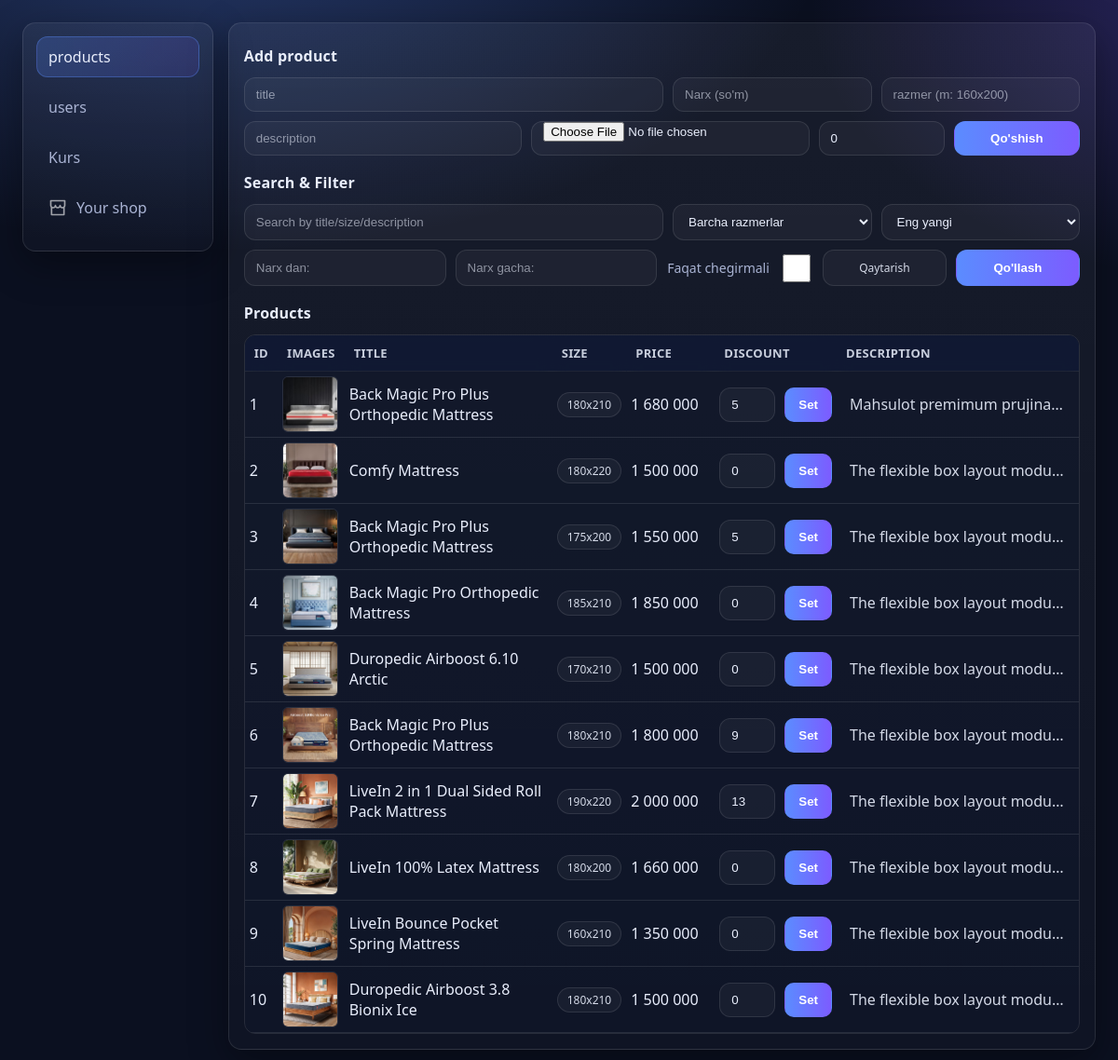
/admin/products, run on an earlier commit of the app's database.
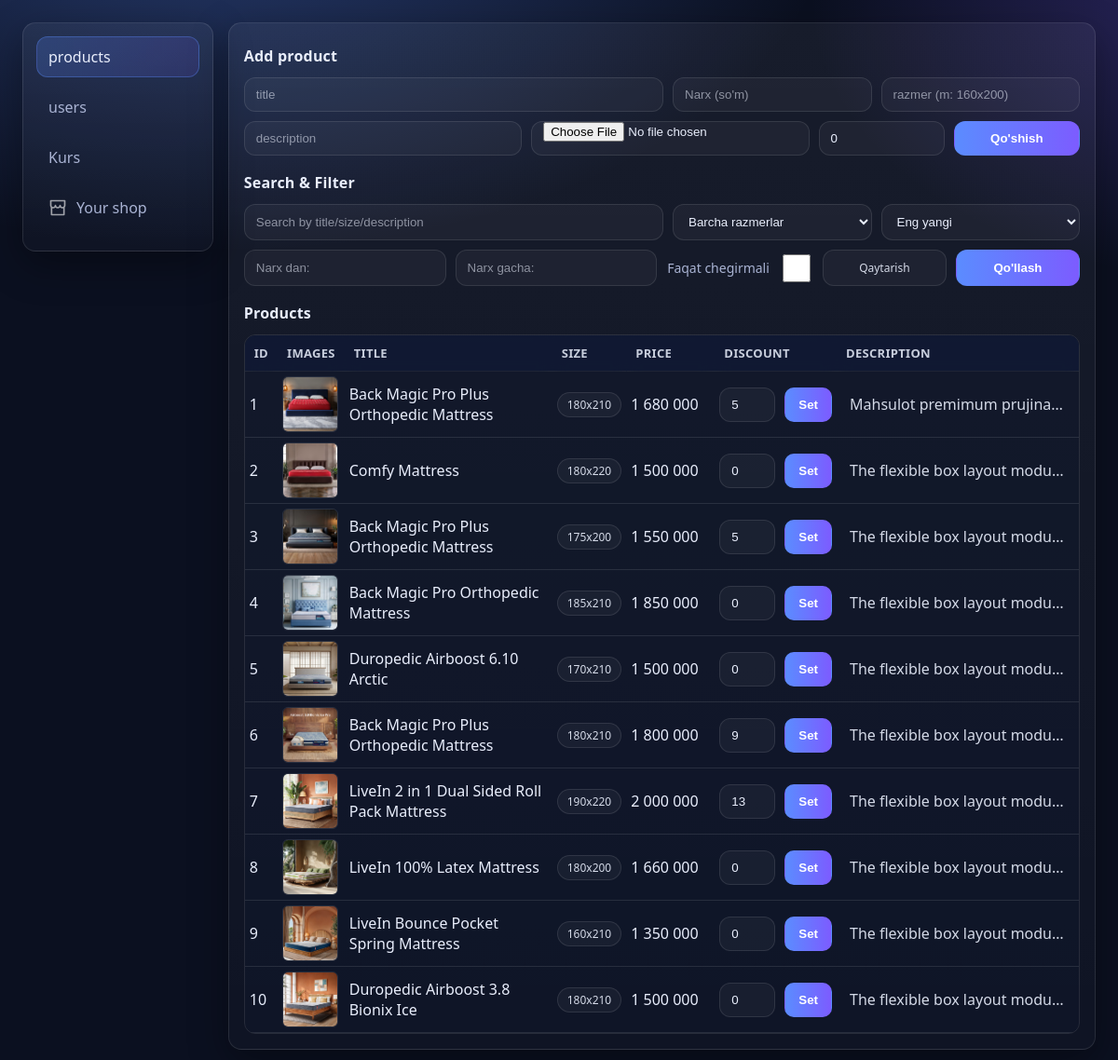
And on a later commit of the database.
### app/models/product.py (models this page shows, shortened)
class Product(db.Model):
    __tablename__ = 'products'
    id = db.Column(db.Integer, primary_key=True)
    title = db.Column(db.String(120), nullable=False)
    price = db.Column(db.Integer, nullable=False, default=0)
    size = db.Column(db.String(20), nullable=False)
    description = db.Column(db.Text, nullable=False)
    image = db.Column(db.String(255))
    discount_percent = db.Column(db.Integer, default=0)
    created_by = db.Column(db.Integer, db.ForeignKey('users.id'))
    created_at = db.Column(db.DateTime, default=datetime.now)
    @hybrid_property
    def final_price(self):
        d = self.discount_percent or 0
        return int(self.price * (100 - d) / 100)

### app/routes/admin.py (the view, shortened to what this page needs)
@admin_bp.route("/products", methods=["GET"])
def products():
    q = (request.args.get("q") or "").strip()
    size = (request.args.get("size") or "").strip()
    discount = request.args.get("discount")  # "1" bo'ladi
    min_price = request.args.get("min_price")
    max_price = request.args.get("max_price")
    sort = request.args.get("sort") or "new"
    query = Product.query
    if size:
        query = query.filter(Product.size == size)
    if discount == "1":
        query = query.filter((Product.discount_percent or 0) > 0)
    if min_price:
        try:
            query = query.filter(Product.price >= int(min_price))
        except ValueError:
            pass
    if max_price:
        try:
            query = query.filter(Product.price <= int(max_price))
        except ValueError:
            pass
    if sort == "price_asc":
        query = query.order_by(Product.price.asc())
    elif sort == "price_desc":
        query = query.order_by(Product.price.desc())
    elif sort == "discount_desc":
        query = query.order_by(Product.discount_percent.desc())
    else:
        query = query.order_by(Product.id.desc())
    products = query.all()
    sizes = [r[0] for r in db.session.query(Product.size).distinct().order_by(Product.size).all()]
    return render_template(
        "admin/admin_panel.html",
        page="products",
        products=products,
        sizes=sizes,   # <= MUHIM: template'ga uzatyapmiz
    )

### app/__init__.py (called while the page is built)
def create_app():
    app = Flask(__name__, instance_relative_config=True)
    app.config.from_object(Config)
    db.init_app(app)
    from app.routes.home import home_bp
    from app.routes.admin import admin_bp
    app.register_blueprint(home_bp)
    app.register_blueprint(admin_bp, url_prefix='/admin')
    BASE_DIR = os.path.abspath(os.path.dirname(__file__))
    app.config["UPLOAD_FOLDER"] = os.path.join(BASE_DIR, "static", "uploads")
    @app.template_filter("uzs")
    def uzs(value):
        try:
            return f"{int(value):,}".replace(",", " ")
        except Exception:
            return value
    return app

### app/templates/admin/admin_panel.html (shortened to what this page needs)
{% extends 'base_admin.html' %}
{% block body %}
<main class="admin-panel">
    <div class="sidebar">
        <a href="{{ url_for('admin.products') }}"
           class="{% if page == 'products' %}active{% endif %}">
           products
        </a>
        <a href="{{ url_for('admin.users') }}"
           class="{% if page == 'users' %}active{% endif %}">
           users
        </a>
        <a href="{{ url_for('admin.settings') }}"
           class="{% if page=='settings' %}active{% endif %}">
            Kurs
        </a>
        <a href="{{ url_for('home.index') }}">
            Your shop
        </a>
    </div>
    <div class="main-section">
        {% if page == "users" %}
            {% include "admin/users.html" %}
        {% elif page == "products" %}
            {% include "admin/products.html" %}
        {% elif page == "settings" %}
            {% include "admin/settings.html" %}
        {% endif %}
    </div>
</main>
{% endblock %}

### app/templates/admin/products.html (shortened to what the changed rows need)
{% if products %}
  <div class="table-wrap">
    <table>
      <tr>
        <th>ID</th>
        <th>Images</th>
        <th>Title</th>
        <th>Size</th>
        <th>Price</th>
        <th>Discount</th>
        <th>Description</th>
      </tr>
      {% for product in products %}
      <tr>
        <td>{{ loop.index }}</td>
        <td>
          {% if product.image %}
            <img src="{{ url_for('static', filename='uploads/' ~ product.image) }}"
                 class="admin-product-img"
                 data-id="{{ product.id }}"
                 data-title="{{ product.title }}"
                 data-size="{{ product.size }}"
                 data-price="{{ product.price | int}}"
                 data-discount="{{ product.discount_percent or 0 }}"
                 data-description="{{ product.description or '' }}"
                 data-image="{{ product.image }}"
            >
          {% endif %}
        </td>
        <td style="min-width: 200px;">{{ product.title }}</td>
        <td><span class="badge">{{ product.size }}</span></td>
        <td style="min-width: 95px;">{{ product.price | uzs }}</td>
        <td>
          <form action="{{ url_for('admin.set_discount', product_id=product.id) }}" method="post" style="display:flex; gap:10px;">
            <input type="number" name="discount_percent" min="0" max="90"
                   value="{{ product.discount_percent or 0 }}" style="width:60px;">
            <button class="table-btn" type="submit">Set</button>
          </form>
        </td>
        <td class="desc-cell">
          <span class="desc-text"
                data-title="{{ product.title }}"
                data-desc="{{ product.description|e }}">
            {{ product.description }}
          </span>
        </td>
      </tr>
      {% endfor %}
    </table>
  </div>
{% else %}
  <p>Hali mahsulot yo'q</p>
{% endif %}

What changed in the data, as far as the page shows it:
changed Product "Mahsulot premimum prujina…": image: a different picture
